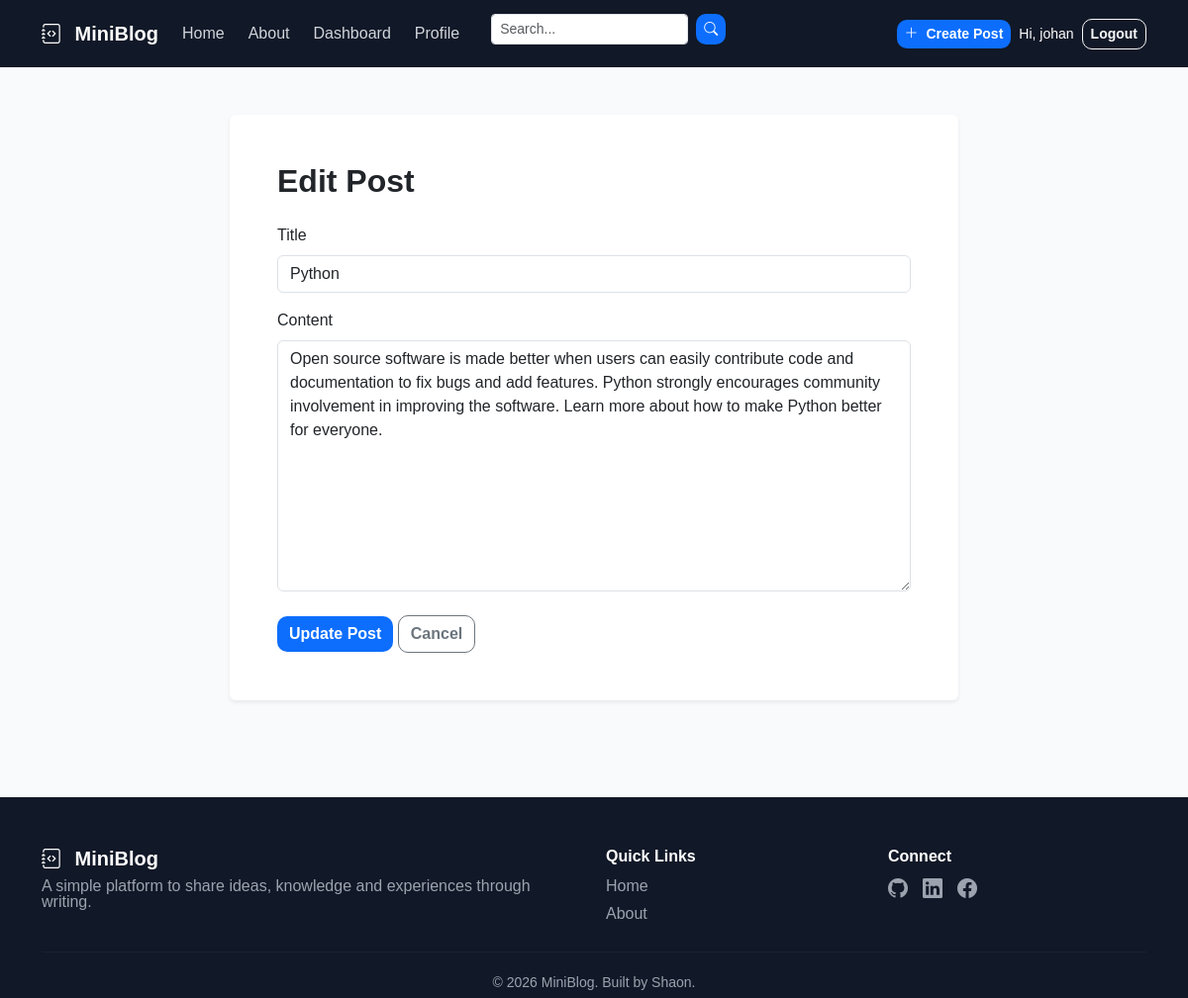
The page /post/2/edit/ (signed in) on the database its author committed.
### blog/models.py (models this page shows, shortened)
class Post(models.Model):
    title = models.CharField(max_length=200)
    content = models.TextField()
    author = models.ForeignKey(
        User,
        on_delete=models.CASCADE
    )
    description = models.TextField(blank=True, null=True)
    created_at = models.DateTimeField(auto_now_add=True)
    updated_at = models.DateTimeField(auto_now=True)

### blog/views.py (the view)
# urls.py: path("post/<int:id>/edit/", views.edit_post, name="edit_post"),
@login_required
def edit_post(request, id):
    post = get_object_or_404(Post, id=id)
    if request.user != post.author:
        return HttpResponseForbidden(
            "You are not allowed to edit this post."
        )
    if request.method == "POST":
        form = CreatePostForm(
            request.POST,
            instance=post
        )
        if form.is_valid():
            form.save()
            return redirect(
                "post_detail",
                id=post.id
            )
    else:
        form = CreatePostForm(
            instance=post
        )
    return render(
        request,
        "blog/edit_post.html",
        {
            "form": form,
            "post": post
        }
    )

### blog/forms.py (shortened to what this page needs)
class CreatePostForm(forms.ModelForm):
    class Meta:
        model = Post
        fields = ["title", "content"]
        widgets = {
            "title": forms.TextInput(
                attrs={
                    "class": "form-control",
                    "placeholder": "Enter post title"
                }
            ),
            "content": forms.Textarea(
                attrs={
                    "class": "form-control",
                    "rows": 10,
                    "placeholder": "Write your post..."
                }
            ),
        }

### blog/templates/blog/edit_post.html (shortened to what this page needs)
{% extends "blog/base.html" %}
{% block content %}
<div class="container py-5">
    <div class="row justify-content-center">
        <div class="col-lg-8">
            <div class="card border-0 shadow-sm">
                <div class="card-body p-4 p-md-5">
                    <h2 class="fw-bold mb-4">
                        Edit Post
                    </h2>
                    <form method="POST">
                        <div class="mb-3">
                            <label class="form-label">
                                Title
                            </label>
                            {{ form.title }}
                        </div>
                        <div class="mb-4">
                            <label class="form-label">
                                Content
                            </label>
                            {{ form.content }}
                        </div>
                        <button
                            type="submit"
                            class="btn btn-primary"
                        >
                            Update Post
                        </button>
                        <a
                            href="{% url 'post_detail' post.id %}"
                            class="btn btn-outline-secondary"
                        >
                            Cancel
                        </a>
                    </form>
                </div>
            </div>
        </div>
    </div>
</div>
{% endblock %}

### blog/templates/blog/base.html (shortened to what this page needs)
{% load static %}
<!DOCTYPE html>
<html lang="en">
<head>
    <link
        href="https://cdn.jsdelivr.net/npm/bootstrap@5.3.3/dist/css/bootstrap.min.css"
        rel="stylesheet"
    >
    <link
        rel="stylesheet"
        href="https://cdn.jsdelivr.net/npm/bootstrap-icons@1.11.3/font/bootstrap-icons.min.css"
    >
    <link
        rel="stylesheet"
        href="{% static 'blog/css/style.css' %}"
    >
</head>
<body>
<nav class="navbar navbar-expand-lg navbar-dark custom-navbar">
    <div class="container">
        <a
            class="navbar-brand fw-bold"
            href="{% url 'home' %}"
        >
            <i class="bi bi-journal-code me-2"></i>
            MiniBlog
        </a>
        <div
            class="collapse navbar-collapse"
            id="mainNavbar"
        >
            <ul class="navbar-nav me-auto mb-2 mb-lg-0">
                <li class="nav-item">
                    <a
                        class="nav-link"
                        href="{% url 'home' %}"
                    >
                        Home
                    </a>
                </li>
                <li class="nav-item">
                    <a
                        class="nav-link"
                        href="{% url 'about' %}"
                    >
                        About
                    </a>
                </li>
                {% if user.is_authenticated %}
                    <li class="nav-item">
                        <a
                            class="nav-link"
                            href="{% url 'dashboard' %}"
                        >
                            Dashboard
                        </a>
                    </li>
                    <li class="nav-item">
                        <a
                            class="nav-link"
                            href="{% url 'profile' %}"
                        >
                            Profile
                        </a>
                    </li>
                    <li class="nav-item">
                        <form
                            method="GET"
                            action="{% url 'search' %}"
                            class="d-flex ms-lg-3"
                        >
                            <input
                                type="search"
                                name="q"
                                class="form-control form-control-sm"
                                placeholder="Search..."
                                aria-label="Search"
                            >
                            <button
                                type="submit"
                                class="btn btn-primary btn-sm ms-2"
                            >
                                <i class="bi bi-search"></i>
                            </button>
                        </form>
                    </li>
                {% endif %}
            </ul>
            <div class="d-flex align-items-center gap-2">
                {% if user.is_authenticated %}
                    <a
                        href="{% url 'create_post' %}"
                        class="btn btn-primary btn-sm"
                    >
                        <i class="bi bi-plus-lg me-1"></i>
                        Create Post
                    </a>
                    <span class="text-white small d-none d-lg-inline">
                        Hi, {{ user.username }}
                    </span>
                    <form
                        method="POST"
                        action="{% url 'logout' %}"
                        class="d-inline"
                    >
                        <button
                            type="submit"
                            class="btn btn-outline-light btn-sm"
                        >
                            Logout
                        </button>
                    </form>
                {% endif %}
            </div>
        </div>
    </div>
</nav>
<main>
    {% block content %}
    {% endblock %}
</main>
<footer class="custom-footer">
    <div class="container">
        <div class="row gy-4">
            <div class="col-md-6">
                <h5 class="fw-bold">
                    <i class="bi bi-journal-code me-2"></i>
                    MiniBlog
                </h5>
                <p class="footer-text mb-0">
                    A simple platform to share ideas,
                    knowledge and experiences through writing.
                </p>
            </div>
            <div class="col-md-3">
                <h6 class="fw-bold">
                    Quick Links
                </h6>
                <ul class="list-unstyled footer-links">
                    <li>
                        <a href="{% url 'home' %}">
                            Home
                        </a>
                    </li>
                    <li>
                        <a href="{% url 'about' %}">
                            About
                        </a>
                    </li>
                </ul>
            </div>
            <div class="col-md-3">
                <h6 class="fw-bold">
                    Connect
                </h6>
                <div class="social-icons">
                    <a
                        href="#"
                        aria-label="GitHub"
                    >
                        <i class="bi bi-github"></i>
                    </a>
                    <a
                        href="#"
                        aria-label="LinkedIn"
                    >
                        <i class="bi bi-linkedin"></i>
                    </a>
                    <a
                        href="#"
                        aria-label="Facebook"
                    >
                        <i class="bi bi-facebook"></i>
                    </a>
                </div>
            </div>
        </div>
        <hr class="footer-divider">
        <div class="text-center small footer-bottom">
            © {% now "Y" %} MiniBlog.
            Built by Shaon.
        </div>
    </div>
</footer>
</body>
</html>

### blog/static/blog/css/style.css (style rules this page uses)
body { background: #f8fafc; color: #111827; font-family: Arial, sans-serif; }
.custom-navbar { background: #111827; padding: 14px 0; }
.custom-navbar .navbar-brand { font-size: 20px; }
.custom-navbar .nav-link { color: #d1d5db; margin-right: 8px; }
.btn { border-radius: 10px; font-weight: 800; }
.btn-primary { border: none; }
.custom-footer { background: #111827; color: #ffffff; margin-top: 50px; padding: 50px 0 5px; }
.footer-text { color: #9ca3af; line-height: 1; }
.footer-links li { margin-bottom: 4px; }
.footer-links a { color: #9ca3af; text-decoration: none; }
.social-icons { display: flex; gap: 15px; }
.social-icons a { color: #9ca3af; font-size: 20px; }
.footer-divider { border-color: #374151; margin: 10px 0 20px; }
.footer-bottom { color: #9ca3af; }

### rows shown on the page
Post: title "Python", content "Open source software is made better when users can easily contribute code and documentation to fix bugs and add features. Python strongly encourages community involvement in improving the software. Learn more about how to make Python better for everyone."

### other values the page prints
{{ user.username }} "johan"
